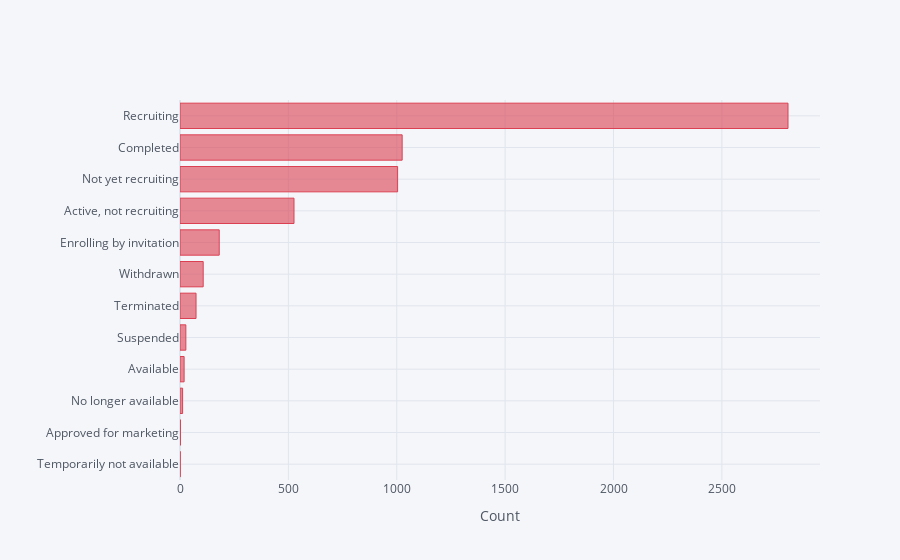

The notebook cell this image was saved under:
### Markdown cell above
# Overall status of studies

Overall status of the studies can be either of the following:

-   **Not yet recruiting:**  The study has not started recruiting participants.
-   **Recruiting:**  The study is currently recruiting participants.
-   **Enrolling by invitation:**  The study is selecting its participants from a population, or group of people, decided on by the researchers in advance. These studies are not open to everyone who meets the eligibility criteria but only to people in that particular population, who are specifically invited to participate.
-   **Active, not recruiting:**  The study is ongoing, and participants are receiving an intervention or being examined, but potential participants are not currently being recruited or enrolled.
-   **Suspended:**  The study has stopped early but may start again.
-   **Terminated:**  The study has stopped early and will not start again. Participants are no longer being examined or treated.
-   **Completed:**  The study has ended normally, and participants are no longer being examined or treated (that is, the last participant's last visit has occurred).
-   **Withdrawn:**  The study stopped early, before enrolling its first participant.
-   **Unknown:**  A study on ClinicalTrials.gov whose last known status was recruiting; not yet recruiting; or active, not recruiting but that has passed its completion date, and the status has not been  last verified  within the past 2 years.

### Code cell
df_covid['overall_status'].value_counts().sort_values(ascending=True).iplot(kind='barh',xTitle='Count',color='red')

### Figure 1 — Plotly figure (JSON) as saved in the notebook; plotly's stock layout.template omitted (floating-point values rounded to 4 significant figures)
{"data": [{"marker": {"color": "rgba(219, 64, 82, 0.6)", "line": {"color": "rgba(219, 64, 82, 1.0)", "width": 1}}, "name": "overall_status", "orientation": "h", "text": "", "type": "bar", "x": [1, 2, 12, 19, 27, 74, 107, 181, 526, 1004, 1025, 2805], "y": ["Temporarily not available", "Approved for marketing", "No longer available", "Available", "Suspended", "Terminated", "Withdrawn", "Enrolling by invitation", "Active, not recruiting", "Not yet recruiting", "Completed", "Recruiting"]}], "layout": {"legend": {"bgcolor": "#F5F6F9", "font": {"color": "#4D5663"}}, "paper_bgcolor": "#F5F6F9", "plot_bgcolor": "#F5F6F9", "title": {"font": {"color": "#4D5663"}}, "xaxis": {"gridcolor": "#E1E5ED", "showgrid": true, "tickfont": {"color": "#4D5663"}, "title": {"font": {"color": "#4D5663"}, "text": "Count"}, "zerolinecolor": "#E1E5ED"}, "yaxis": {"gridcolor": "#E1E5ED", "showgrid": true, "tickfont": {"color": "#4D5663"}, "title": {"font": {"color": "#4D5663"}, "text": ""}, "zerolinecolor": "#E1E5ED"}}}
